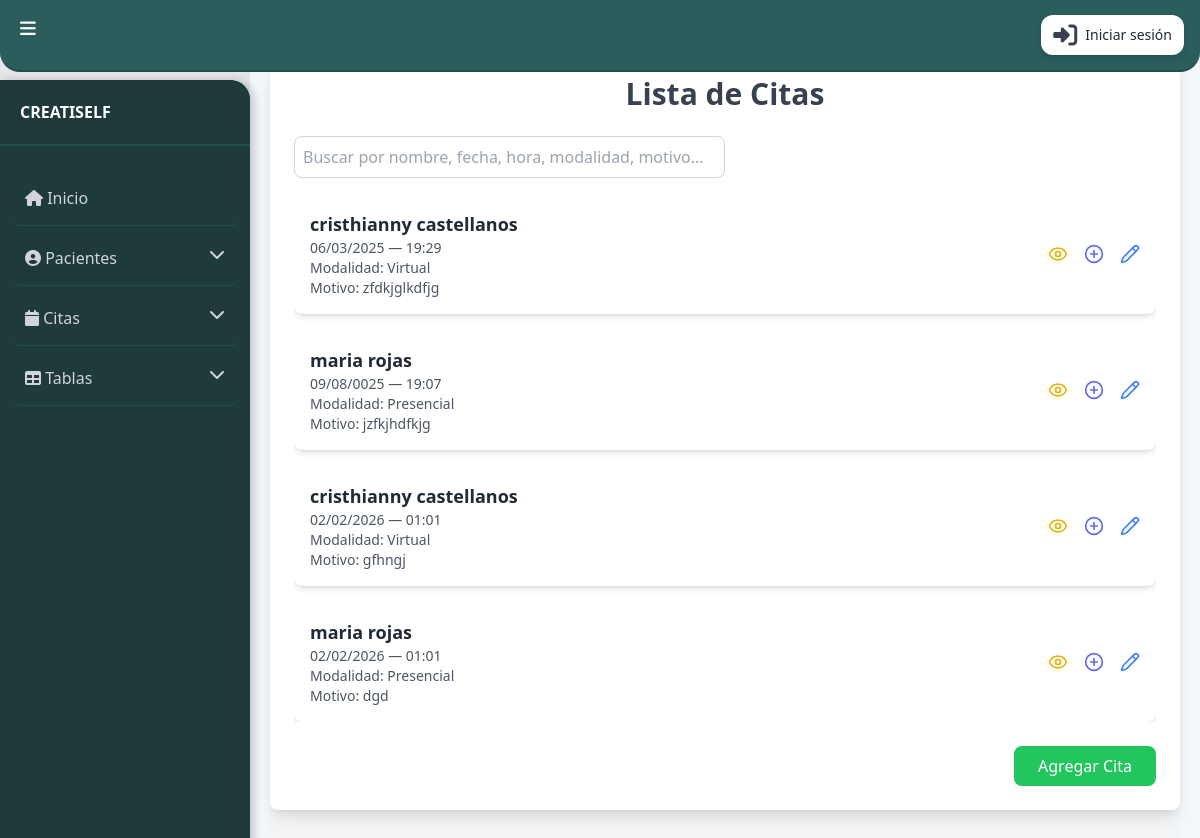
The app's page /listar/citas, older data.
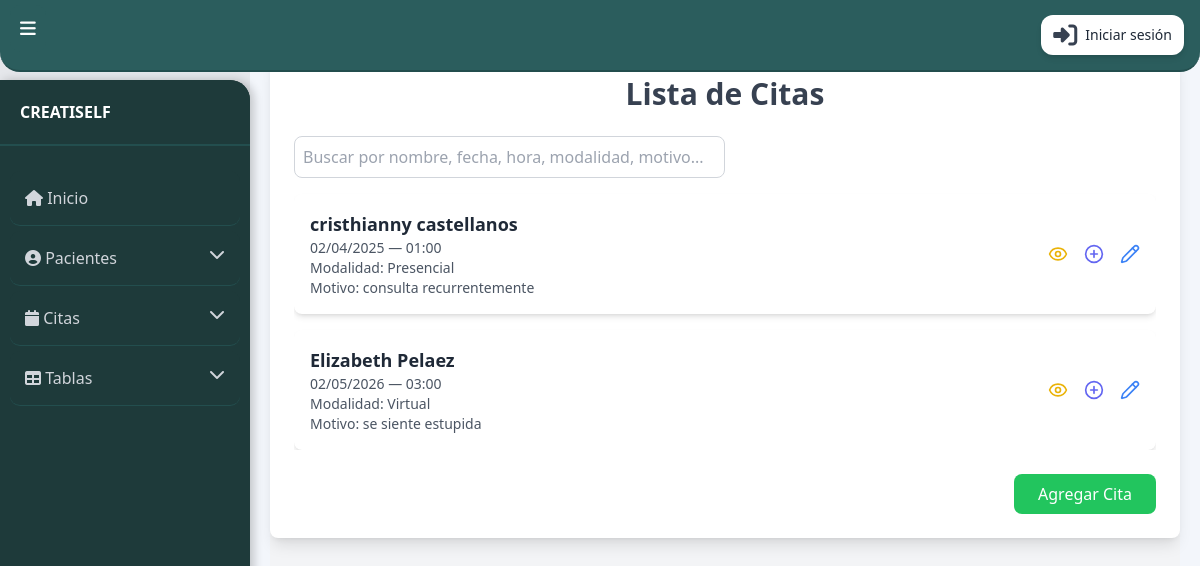
The same page, newer data.
### app/models.py (models this page shows, shortened)
class Cita(models.Model):
    hora = models.TimeField()
    fecha = models.DateTimeField()
    modalidad = models.CharField(max_length=50, choices=[('virtual', 'Virtual'), ('presencial', 'Presencial')])
    motivo_consulta = models.TextField()
    paciente = models.ForeignKey(Paciente, on_delete=models.CASCADE)

class Paciente(models.Model):
    tipo_paciente = models.CharField(max_length=10, choices=[('individual', 'Individual'), ('infantil', 'Infantil'), ('pareja', 'Pareja') ])
    cedula = models.CharField(max_length=20, unique=True)
    nombre = models.CharField(max_length=50)
    nombre2 = models.CharField(max_length=50, blank=True, null=True)
    apellido = models.CharField(max_length=50)
    apellido2 = models.CharField(max_length=50, blank=True, null=True)
    telefono = models.CharField(max_length=20)
    edad = models.IntegerField()
    sexo = models.CharField(max_length=10, choices=[('masculino', 'Masculino'), ('femenino', 'Femenino')])
    direccion = models.TextField()
    nivel_academico = models.CharField(
    max_length=20,
    choices=[
        ('primaria', 'Primaria'),
        ('secundaria', 'Secundaria'),
        ('bachillerato', 'Bachillerato'),
        ('tecnico', 'Técnico'),
        ('tecnologo', 'Tecnólogo'),
        ('pregrado', 'Pregrado'),
        ('licenciatura', 'Licenciatura'),
        ('especializacion', 'Especialización'),
        ('maestria', 'Maestría'),
        ('doctorado', 'Doctorado'),
        ('postdoctorado', 'Postdoctorado'),
        ('diplomado', 'Diplomado'),
        ('curso', 'Curso'),
        ('sin_estudios', 'Sin estudios formales'),
    ],
    default='sin_estudios'
    )
    pais = models.ForeignKey('Pais', on_delete=models.CASCADE)
    estado = models.ForeignKey('Estado', on_delete=models.CASCADE)
    ciudad = models.ForeignKey('Ciudad', on_delete=models.CASCADE)
    antecedentes_personales = models.ForeignKey('AntecedentesPersonales', on_delete=models.SET_NULL, null=True, blank=True)
    condicion = models.ForeignKey('Condicion', on_delete=models.SET_NULL, null=True, blank=True)

### app/viewscitas.py (the view)
# urls.py: path('listar/citas', listar_citas, name='Listar_citas'),
def listar_citas(request):
    citas = Cita.objects.all()
    return render(request, 'citas/listar_citas.html', {'citas': citas})

### app/templates/citas/listar_citas.html (shortened to what this page needs)
{% extends 'base.html' %}
{% block content %}
<div class="min-h-screen bg-gray-100 py-8">
    <div class="max-w-6xl mx-auto bg-white p-6 rounded-lg shadow-lg">
        <h1 class="text-3xl font-bold text-center text-gray-700 mb-6">Lista de Citas</h1>
        <div class="overflow-x-auto">
            <div class="mb-4 flex space-x-2">
                <input
                    type="text"
                    id="searchInput"
                    placeholder="Buscar por nombre, fecha, hora, modalidad, motivo..."
                    class="p-2 border border-gray-300 rounded-lg w-1/2"
                    onkeyup="filterCards()"
                />
            </div>
            <div class="space-y-4">
                {% for cita in citas %}
                <div class="cita-card bg-white rounded-lg shadow-md flex justify-between items-center p-4 hover:shadow-lg transition"
                >
                    <div>
                        <p class="text-lg font-semibold text-gray-800">
                            {{ cita.paciente.nombre }} {{ cita.paciente.apellido }}
                        </p>
                        <p class="text-sm text-gray-600">
                            {{ cita.fecha|date:"d/m/Y" }} — {{ cita.hora|time:"H:i" }}
                        </p>
                        <p class="text-sm text-gray-600 capitalize">
                            Modalidad: {{ cita.modalidad }}
                        </p>
                        <p class="text-sm text-gray-600">
                            Motivo: {{ cita.motivo_consulta }}
                        </p>
                    </div>
                    <div class="flex space-x-4">
                        <button onclick="openModalDetalleCita({{ cita.id }})" class="text-yellow-500 hover:text-yellow-600">
                            <i data-lucide="eye" class="w-5 h-5"></i>
                        </button>
                        <button onclick="openModalAgregarDetalle({{ cita.id }})" class="text-indigo-500 hover:text-indigo-700">
                            <i data-lucide="plus-circle" class="w-5 h-5"></i>
                        </button>
                        <button onclick="openModalEditarCita({{ cita.id }})" class="text-blue-500 hover:text-blue-700">
                            <i data-lucide="pencil" class="w-5 h-5"></i>
                        </button>
                    </div>
                </div>
                {% empty %}
                <p class="text-center text-gray-500 mt-6">No hay citas registradas.</p>
                {% endfor %}
            </div>
        </div>
        <div class="mt-6 flex justify-end">
            <a href="{% url 'Crear_citas' %}" class="bg-green-500 text-white py-2 px-6 rounded-lg hover:bg-green-600 transition">
                Agregar Cita
            </a>
        </div>
    </div>
</div>
{% endblock %}

Row changes from the older to the newer data that the page shows:
removed Cita: paciente.nombre "cristhianny", paciente.apellido "castellanos", fecha "02/02/2026", hora "01:01", modalidad "Virtual", motivo_consulta "gfhngj"
removed Cita: paciente.nombre "maria", paciente.apellido "rojas", fecha "02/02/2026", hora "01:01", modalidad "Presencial", motivo_consulta "dgd"
changed Cita "cristhianny": fecha "06/03/2025" → "02/04/2025"; hora "19:29" → "01:00"; modalidad "Virtual" → "Presencial"; motivo_consulta "zfdkjglkdfjg" → "consulta recurrentemente"
changed Cita: paciente.nombre "maria" → "Elizabeth"; paciente.apellido "rojas" → "Pelaez"; fecha "09/08/0025" → "02/05/2026"; hora "19:07" → "03:00"; modalidad "Presencial" → "Virtual"; motivo_consulta "jzfkjhdfkjg" → "se siente estupida"
